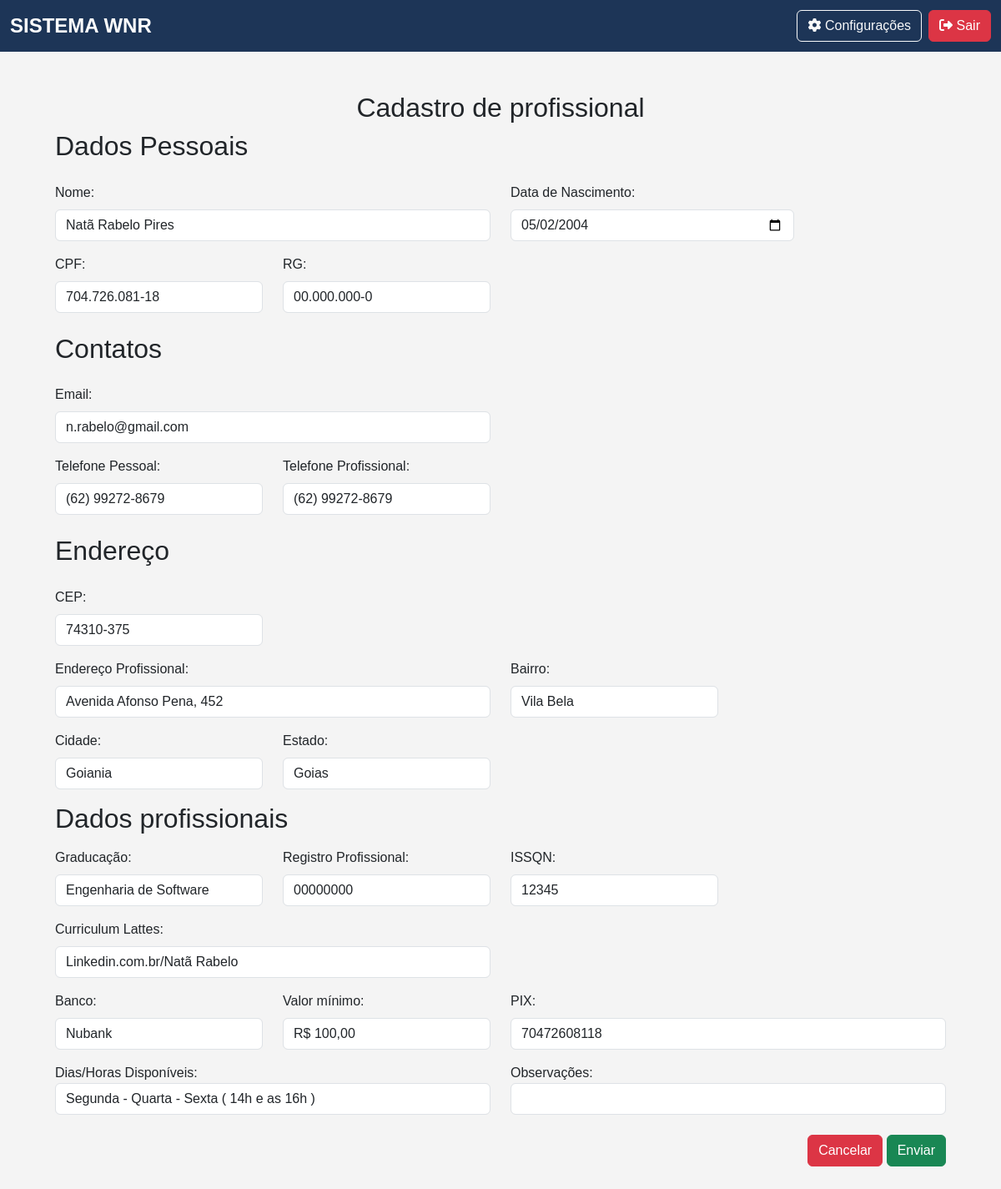
Before: /editar_profissional/2 (signed in) with the older database file.
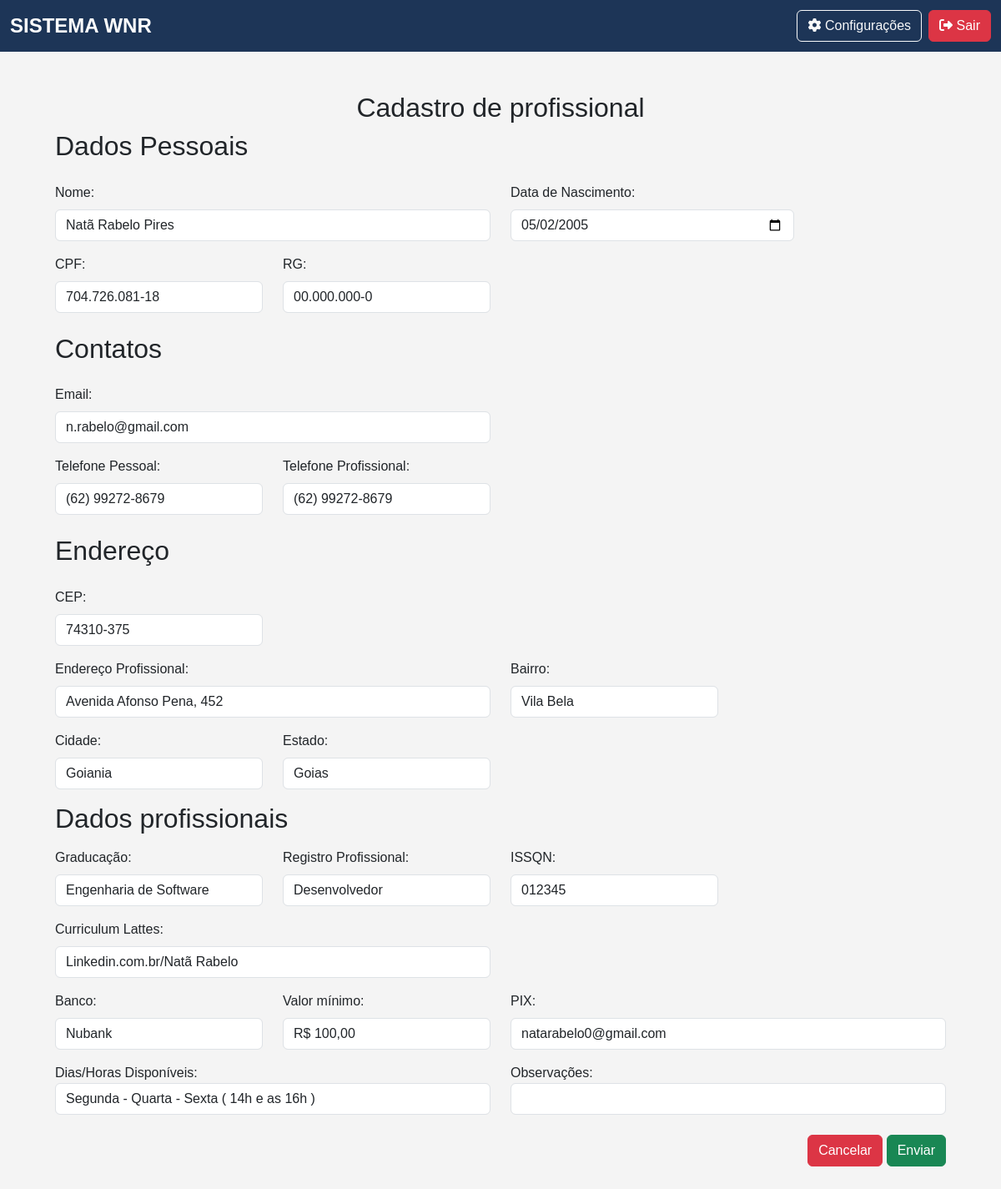
After: the same page with the newer database file.
### app/models.py (models this page shows)
class Profissional(db.Model):
    __tablename__ = "profissionais"
    id                      = Column(Integer, primary_key=True, index=True)
    nome                    = Column(String, index=True)
    cpf                     = Column(String(11), unique=True, index=True)
    email                   = Column(String, unique=True, index=True)
    data_nascimento         = Column(Date)
    bairro                  = Column(String)
    banco                   = Column(String)
    cep                     = Column(String(8))
    cidade                  = Column(String)
    graduacao               = Column(String)
    issqn                   = Column(String)
    fone_pessoal            = Column(String)
    fone_profissional       = Column(String)
    foto                    = Column(String)
    curriculum_lattes       = Column(String)
    dias_horas_disponiveis  = Column(String)
    endereco_profissional   = Column(String)
    estado                  = Column(String)
    observacoes             = Column(String)
    pix                     = Column(String)
    registro_profissional   = Column(String)
    rg                      = Column(String)
    valor_minimo            = Column(Float)
    encaminhamentos = relationship("Encaminhamento", back_populates="profissional", cascade="all, delete-orphan")
    guias = relationship("Guia", back_populates="profissional")

### app/routes/professional_routes.py (the view, shortened to what this page needs)
@professional_bp.route('/editar_profissional/<int:id>', methods=['GET', 'POST'])
@login_required
@role_required('atendimento', 'financeiro', 'admin')
def editar_profissional(id):
    profissional = Profissional.query.get_or_404(id)
    return render_template('professional/form_edit.html', profissional=profissional)

### app/__init__.py (called while the page is built)
@login_manager.user_loader
def load_user(id):
    return Usuario.query.get(int(id))  # Converte para inteiro e busca no banco

### app/templates/professional/form_edit.html (shortened to what the changed rows need)
{% extends 'base.html' %}
{% block content %}
<div class="container mb-5 mt-4">
    <h2 class="text-center">Cadastro de profissional</h2>
    <form action="{{ url_for('professional_bp.editar_profissional', id=profissional.id)}}" method="POST">
        <div class="container">
            <h2 class="mb-4"> Dados Pessoais </h2>
            <div class="row mb-3">
                <div class="col-md-6">
                    <label for="nome" class="form-label">Nome:</label>
                    <input type="text" class="form-control" id="nome" name="nome" value="{{profissional.nome}}" >
                </div>
                <div class="col-md-4">
                    <label for="data_nascimento" class="form-label">Data de Nascimento:</label>
                    <input type="date" class="form-control" id=data_nascimento name="data_nascimento" value="{{profissional.data_nascimento}}" >
                </div>
            </div>
            <div class="row mb-3">
                <div class="col-md-3">
                    <label for="cpf" class="form-label">CPF:</label>
                    <input type="text" class="form-control" id="cpf" name="cpf" value="{{profissional.cpf}}" >
                </div>
                <div class="col-md-3">
                    <label for="rg" class="form-label">RG:</label>
                    <input type="text" class="form-control" id="rg" name="rg" value="{{profissional.rg}}" >
                </div>
            </div>
            <h2 class="mb-4 mt-4">Contatos</h2>
            <div class="row mb-3">
                <div class="col-md-6">
                    <label for="email" class="form-label">Email:</label>
                    <input type="text" class="form-control" id="email" name="email" value="{{profissional.email}}" >
                </div>
            </div>
            <div class="row mb-3">
                <div class="col-md-3">
                    <label for="fone_pessoal" class="form-label">Telefone Pessoal:</label>
                    <input type="text" class="form-control" id="fone_pessoal" name="fone_pessoal" value="{{profissional.fone_pessoal}}" >
                </div>
                <div class="col-md-3">
                    <label for="fone_profissional" class="form-label">Telefone Profissional:</label>
                    <input type="text" class="form-control" id="fone_profissional" name="fone_profissional" value="{{profissional.fone_profissional}}" >
                </div>
            </div>
            <h2 class="mb-4 mt-4">Endereço</h2>
            <div class="row mb-3">
                <div class="col-md-3">
                    <label for="cep" class="form-label">CEP:</label>
                    <input type="text" class="form-control" id="cep" name="cep" value="{{profissional.cep}}" >
                </div>
            </div>
            <div class="row mb-3">
                <div class="col-md-6">
                    <label for="endereco_profissional" class="form-label">Endereço Profissional:</label>
                    <input type="text" class="form-control" id="endereco_profissional" name="endereco_profissional" value="{{profissional.endereco_profissional}}" >
                </div>
                <div class="col-md-3">
                    <label for="bairro" class="form-label">Bairro:</label>
                    <input type="text" class="form-control" id="bairro" name="bairro" value="{{profissional.bairro}}" >
                </div>
            </div>
            <div class="row mb-3">
                <div class="col-md-3">
                    <label for="cidade" class="form-label">Cidade:</label>
                    <input type="text" class="form-control" id="cidade" name="cidade" value="{{profissional.cidade}}" >
                </div>
                <div class="col-md-3">
                    <label for="estado" class="form-label">Estado:</label>
                    <input type="text" class="form-control" id="estado" name="estado" value="{{profissional.estado}}" >
                </div>
            </div>
            <h2 class="mb-3">Dados profissionais</h2>
            <div class="row mb-3">
                <div class="col-md-3">
                    <label for="graduacao" class="form-label">Graducação:</label>
                    <input type="text" class="form-control" id="graduacao" name="graduacao" value="{{profissional.graduacao}}" >
                </div>
                <div class="col-md-3">
                    <label for="registro_profissional" class="form-label">Registro Profissional:</label>
                    <input type="text" class="form-control" id="registro_profissional" name="registro_profissional" value="{{profissional.registro_profissional}}" >
                </div>
                <div class="col-md-3">
                    <label for="issqn" class="form-label">ISSQN:</label>
                    <input type="text" class="form-control" id="issqn" name="issqn" value="{{profissional.issqn}}" >
                </div>
            </div>
            <div class="row mb-3">
                <div class="col-md-6">
                    <label for="curriculum_lattes" class="form-label">Curriculum Lattes:</label>
                    <input type="text" class="form-control" id="curriculum_lattes" name="curriculum_lattes" value="{{profissional.curriculum_lattes}}" >
                </div>
            </div>
            <div class="row mb-3">
                <div class="col-md-3">
                    <label for="banco" class="form-label">Banco:</label>
                    <input type="text" class="form-control" id="banco" name="banco" value="{{profissional.banco}}" >
                </div>
                <div class="col-md-3">
                    <label for="valor_minimo" class="form-label">Valor mínimo:</label>
                    <input type="text" class="form-control" id="valor_minimo" name="valor_minimo" value="{{profissional.valor_minimo}}" >
                </div>
                <div class="col-md-6">
                    <label for="pix" class="form-label">PIX:</label>
                    <input type="text" class="form-control" id="pix" name="pix" value="{{profissional.pix}}" >
                </div>
            </div>
            <div class="row mb-3">
                <div class="col-md-6">
                    <label for="dias_horas_disponiveis" class="custom-label">Dias/Horas Disponíveis:</label>
                    <input type="text" class="form-control" id="dias_horas_disponiveis" name="dias_horas_disponiveis" value="{{profissional.dias_horas_disponiveis}}" >
                </div>
            </div>
        </div>
    </form>
</div>
{% endblock %}

Changed rows visible on the page:
changed Profissional "Natã Rabelo Pires": data_nascimento "05/02/2004" → "05/02/2005"; registro_profissional "00000000" → "Desenvolvedor"; issqn "12345" → "012345"; pix "70472608118" → "natarabelo0@gmail.com"
